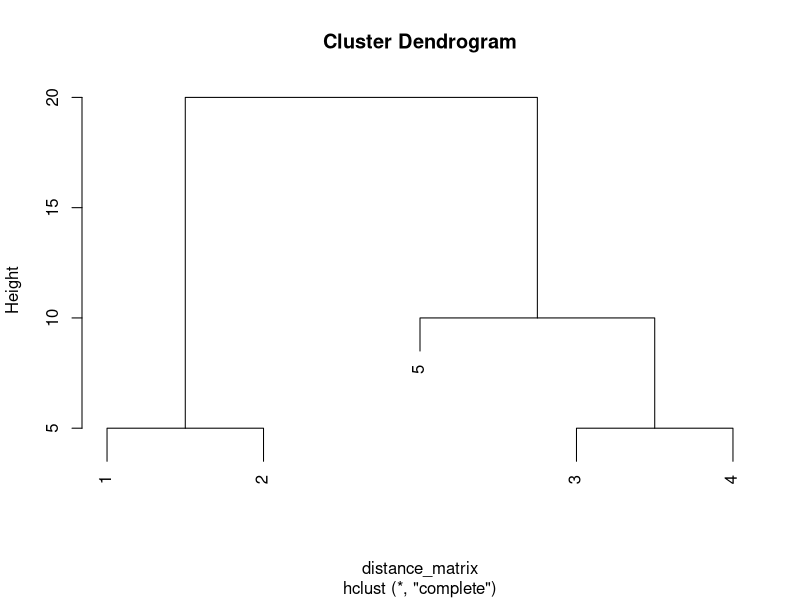

R code for this plot:
distance_matrix=matrix(c(0,5,10,15,20,5,0,5,10,15,10,5,0,5,10,15,10,5,0,5,20,15,10,5,0),byrow = T,ncol=5)
distance_matrix=as.dist(distance_matrix) #convert raw matrix to dist object

distance_matrix
d=hclust(distance_matrix,method = "complete")
plot(d)
